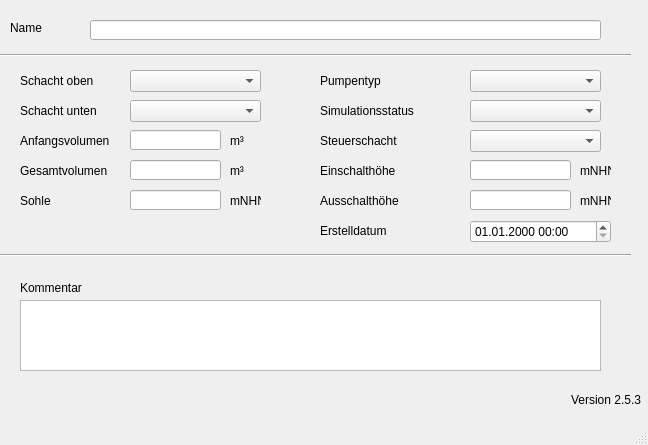
<?xml version="1.0" encoding="UTF-8"?>
<ui version="4.0">
 <class>MainWindow</class>
 <widget class="QMainWindow" name="MainWindow">
  <property name="geometry">
   <rect>
    <x>0</x>
    <y>0</y>
    <width>648</width>
    <height>445</height>
   </rect>
  </property>
  <property name="windowTitle">
   <string>MainWindow</string>
  </property>
  <widget class="QWidget" name="centralwidget">
   <widget class="QLabel" name="label">
    <property name="geometry">
     <rect>
      <x>10</x>
      <y>20</y>
      <width>46</width>
      <height>16</height>
     </rect>
    </property>
    <property name="text">
     <string>Name</string>
    </property>
   </widget>
   <widget class="QLabel" name="label_20">
    <property name="geometry">
     <rect>
      <x>320</x>
      <y>130</y>
      <width>121</width>
      <height>21</height>
     </rect>
    </property>
    <property name="text">
     <string>Steuerschacht</string>
    </property>
   </widget>
   <widget class="QLabel" name="label_5">
    <property name="geometry">
     <rect>
      <x>20</x>
      <y>130</y>
      <width>111</width>
      <height>21</height>
     </rect>
    </property>
    <property name="text">
     <string>Anfangsvolumen</string>
    </property>
   </widget>
   <widget class="QLabel" name="label_6">
    <property name="geometry">
     <rect>
      <x>20</x>
      <y>160</y>
      <width>91</width>
      <height>21</height>
     </rect>
    </property>
    <property name="text">
     <string>Gesamtvolumen</string>
    </property>
   </widget>
   <widget class="QLabel" name="label_18">
    <property name="geometry">
     <rect>
      <x>320</x>
      <y>70</y>
      <width>91</width>
      <height>21</height>
     </rect>
    </property>
    <property name="text">
     <string>Pumpentyp</string>
    </property>
   </widget>
   <widget class="QLabel" name="label_70">
    <property name="geometry">
     <rect>
      <x>320</x>
      <y>220</y>
      <width>71</width>
      <height>21</height>
     </rect>
    </property>
    <property name="text">
     <string>Erstelldatum</string>
    </property>
   </widget>
   <widget class="Line" name="line">
    <property name="geometry">
     <rect>
      <x>0</x>
      <y>40</y>
      <width>631</width>
      <height>31</height>
     </rect>
    </property>
    <property name="orientation">
     <enum>Qt::Horizontal</enum>
    </property>
   </widget>
   <widget class="Line" name="line_2">
    <property name="geometry">
     <rect>
      <x>0</x>
      <y>240</y>
      <width>631</width>
      <height>31</height>
     </rect>
    </property>
    <property name="orientation">
     <enum>Qt::Horizontal</enum>
    </property>
   </widget>
   <widget class="QLabel" name="label_14">
    <property name="geometry">
     <rect>
      <x>20</x>
      <y>280</y>
      <width>81</width>
      <height>16</height>
     </rect>
    </property>
    <property name="text">
     <string>Kommentar</string>
    </property>
   </widget>
   <widget class="QLabel" name="label_21">
    <property name="geometry">
     <rect>
      <x>320</x>
      <y>190</y>
      <width>121</width>
      <height>21</height>
     </rect>
    </property>
    <property name="text">
     <string>Ausschalthöhe</string>
    </property>
   </widget>
   <widget class="QLabel" name="label_22">
    <property name="geometry">
     <rect>
      <x>320</x>
      <y>100</y>
      <width>121</width>
      <height>21</height>
     </rect>
    </property>
    <property name="text">
     <string>Simulationsstatus</string>
    </property>
   </widget>
   <widget class="QLabel" name="label_7">
    <property name="geometry">
     <rect>
      <x>20</x>
      <y>100</y>
      <width>91</width>
      <height>21</height>
     </rect>
    </property>
    <property name="text">
     <string>Schacht unten</string>
    </property>
   </widget>
   <widget class="QLabel" name="label_8">
    <property name="geometry">
     <rect>
      <x>20</x>
      <y>70</y>
      <width>111</width>
      <height>21</height>
     </rect>
    </property>
    <property name="text">
     <string>Schacht oben</string>
    </property>
   </widget>
   <widget class="QLabel" name="label_9">
    <property name="geometry">
     <rect>
      <x>20</x>
      <y>190</y>
      <width>91</width>
      <height>21</height>
     </rect>
    </property>
    <property name="text">
     <string>Sohle</string>
    </property>
   </widget>
   <widget class="QLabel" name="label_23">
    <property name="geometry">
     <rect>
      <x>320</x>
      <y>160</y>
      <width>121</width>
      <height>21</height>
     </rect>
    </property>
    <property name="text">
     <string>Einschalthöhe</string>
    </property>
   </widget>
   <widget class="QLineEdit" name="pnam">
    <property name="geometry">
     <rect>
      <x>90</x>
      <y>20</y>
      <width>511</width>
      <height>20</height>
     </rect>
    </property>
   </widget>
   <widget class="QComboBox" name="schoben">
    <property name="geometry">
     <rect>
      <x>130</x>
      <y>70</y>
      <width>131</width>
      <height>22</height>
     </rect>
    </property>
   </widget>
   <widget class="QComboBox" name="schunten">
    <property name="geometry">
     <rect>
      <x>130</x>
      <y>100</y>
      <width>131</width>
      <height>22</height>
     </rect>
    </property>
   </widget>
   <widget class="QLineEdit" name="volanf">
    <property name="geometry">
     <rect>
      <x>130</x>
      <y>130</y>
      <width>91</width>
      <height>20</height>
     </rect>
    </property>
   </widget>
   <widget class="QLineEdit" name="volges">
    <property name="geometry">
     <rect>
      <x>130</x>
      <y>160</y>
      <width>91</width>
      <height>20</height>
     </rect>
    </property>
   </widget>
   <widget class="QLineEdit" name="sohle">
    <property name="geometry">
     <rect>
      <x>130</x>
      <y>190</y>
      <width>91</width>
      <height>20</height>
     </rect>
    </property>
   </widget>
   <widget class="QComboBox" name="pumpentyp">
    <property name="geometry">
     <rect>
      <x>470</x>
      <y>70</y>
      <width>131</width>
      <height>22</height>
     </rect>
    </property>
   </widget>
   <widget class="QComboBox" name="simstatus">
    <property name="geometry">
     <rect>
      <x>470</x>
      <y>100</y>
      <width>131</width>
      <height>22</height>
     </rect>
    </property>
   </widget>
   <widget class="QComboBox" name="steuersch">
    <property name="geometry">
     <rect>
      <x>470</x>
      <y>130</y>
      <width>131</width>
      <height>22</height>
     </rect>
    </property>
   </widget>
   <widget class="QLineEdit" name="einschalthoehe">
    <property name="geometry">
     <rect>
      <x>470</x>
      <y>160</y>
      <width>101</width>
      <height>20</height>
     </rect>
    </property>
   </widget>
   <widget class="QLineEdit" name="ausschalthoehe">
    <property name="geometry">
     <rect>
      <x>470</x>
      <y>190</y>
      <width>101</width>
      <height>20</height>
     </rect>
    </property>
   </widget>
   <widget class="QTextEdit" name="kommentar">
    <property name="geometry">
     <rect>
      <x>20</x>
      <y>300</y>
      <width>581</width>
      <height>71</height>
     </rect>
    </property>
   </widget>
   <widget class="QLabel" name="lb_version">
    <property name="geometry">
     <rect>
      <x>570</x>
      <y>390</y>
      <width>71</width>
      <height>20</height>
     </rect>
    </property>
    <property name="toolTip">
     <string>Version QKan Import</string>
    </property>
    <property name="text">
     <string>Version 2.5.3</string>
    </property>
    <property name="alignment">
     <set>Qt::AlignRight|Qt::AlignTrailing|Qt::AlignVCenter</set>
    </property>
   </widget>
   <widget class="QgsDateTimeEdit" name="createdat">
    <property name="geometry">
     <rect>
      <x>470</x>
      <y>220</y>
      <width>141</width>
      <height>23</height>
     </rect>
    </property>
    <property name="currentSection">
     <enum>QDateTimeEdit::DaySection</enum>
    </property>
    <property name="displayFormat">
     <string>dd.MM.yyyy HH:mm</string>
    </property>
   </widget>
   <widget class="QLabel" name="label_2">
    <property name="geometry">
     <rect>
      <x>230</x>
      <y>130</y>
      <width>21</width>
      <height>21</height>
     </rect>
    </property>
    <property name="text">
     <string>m³</string>
    </property>
   </widget>
   <widget class="QLabel" name="label_3">
    <property name="geometry">
     <rect>
      <x>230</x>
      <y>160</y>
      <width>21</width>
      <height>21</height>
     </rect>
    </property>
    <property name="text">
     <string>m³</string>
    </property>
   </widget>
   <widget class="QLabel" name="label_4">
    <property name="geometry">
     <rect>
      <x>230</x>
      <y>190</y>
      <width>31</width>
      <height>21</height>
     </rect>
    </property>
    <property name="text">
     <string>mNHN</string>
    </property>
   </widget>
   <widget class="QLabel" name="label_10">
    <property name="geometry">
     <rect>
      <x>580</x>
      <y>160</y>
      <width>31</width>
      <height>21</height>
     </rect>
    </property>
    <property name="text">
     <string>mNHN</string>
    </property>
   </widget>
   <widget class="QLabel" name="label_11">
    <property name="geometry">
     <rect>
      <x>580</x>
      <y>190</y>
      <width>31</width>
      <height>21</height>
     </rect>
    </property>
    <property name="text">
     <string>mNHN</string>
    </property>
   </widget>
  </widget>
  <widget class="QMenuBar" name="menubar">
   <property name="geometry">
    <rect>
     <x>0</x>
     <y>0</y>
     <width>648</width>
     <height>21</height>
    </rect>
   </property>
  </widget>
  <widget class="QStatusBar" name="statusbar"/>
 </widget>
 <customwidgets>
  <customwidget>
   <class>QgsDateTimeEdit</class>
   <extends>QDateTimeEdit</extends>
   <header>qgsdatetimeedit.h</header>
  </customwidget>
 </customwidgets>
 <tabstops>
  <tabstop>pnam</tabstop>
  <tabstop>schoben</tabstop>
  <tabstop>schunten</tabstop>
  <tabstop>volanf</tabstop>
  <tabstop>volges</tabstop>
  <tabstop>sohle</tabstop>
  <tabstop>pumpentyp</tabstop>
  <tabstop>simstatus</tabstop>
  <tabstop>steuersch</tabstop>
  <tabstop>einschalthoehe</tabstop>
  <tabstop>ausschalthoehe</tabstop>
  <tabstop>kommentar</tabstop>
 </tabstops>
 <resources/>
 <connections/>
</ui>
